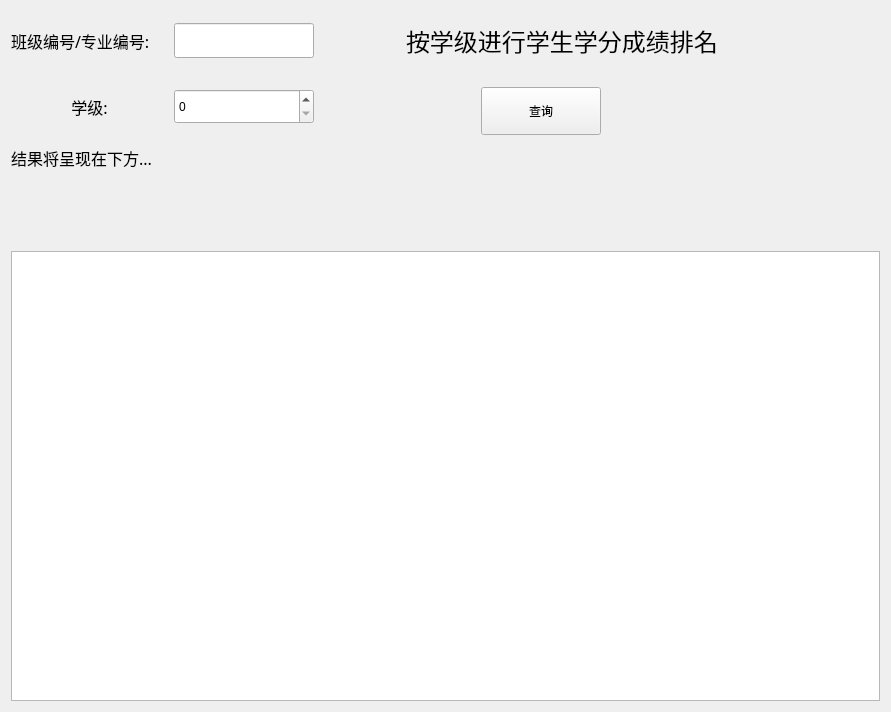
<?xml version="1.0" encoding="UTF-8"?>
<ui version="4.0">
 <class>gradeYear</class>
 <widget class="QWidget" name="gradeYear">
  <property name="geometry">
   <rect>
    <x>0</x>
    <y>0</y>
    <width>891</width>
    <height>667</height>
   </rect>
  </property>
  <property name="windowTitle">
   <string>Form</string>
  </property>
  <layout class="QGridLayout" name="gridLayout">
   <item row="0" column="0">
    <widget class="QLabel" name="Xno_label">
     <property name="minimumSize">
      <size>
       <width>60</width>
       <height>60</height>
      </size>
     </property>
     <property name="maximumSize">
      <size>
       <width>200</width>
       <height>16777215</height>
      </size>
     </property>
     <property name="font">
      <font>
       <family>宋体</family>
       <pointsize>12</pointsize>
      </font>
     </property>
     <property name="text">
      <string>班级编号/专业编号:</string>
     </property>
    </widget>
   </item>
   <item row="0" column="1">
    <widget class="LineEdit" name="Xno_lineEdit">
     <property name="minimumSize">
      <size>
       <width>140</width>
       <height>35</height>
      </size>
     </property>
     <property name="maximumSize">
      <size>
       <width>140</width>
       <height>35</height>
      </size>
     </property>
    </widget>
   </item>
   <item row="0" column="2">
    <widget class="QLabel" name="filled_label_3">
     <property name="minimumSize">
      <size>
       <width>50</width>
       <height>35</height>
      </size>
     </property>
     <property name="maximumSize">
      <size>
       <width>80</width>
       <height>50</height>
      </size>
     </property>
     <property name="font">
      <font>
       <family>宋体</family>
       <pointsize>18</pointsize>
      </font>
     </property>
     <property name="text">
      <string/>
     </property>
    </widget>
   </item>
   <item row="0" column="3">
    <widget class="QLabel" name="hint_label">
     <property name="minimumSize">
      <size>
       <width>290</width>
       <height>30</height>
      </size>
     </property>
     <property name="maximumSize">
      <size>
       <width>450</width>
       <height>35</height>
      </size>
     </property>
     <property name="font">
      <font>
       <family>宋体</family>
       <pointsize>18</pointsize>
      </font>
     </property>
     <property name="text">
      <string>按学级进行学生学分成绩排名</string>
     </property>
    </widget>
   </item>
   <item row="0" column="4">
    <widget class="QLabel" name="filled_label_4">
     <property name="font">
      <font>
       <family>宋体</family>
       <pointsize>18</pointsize>
      </font>
     </property>
     <property name="text">
      <string/>
     </property>
    </widget>
   </item>
   <item row="1" column="0">
    <widget class="QLabel" name="schoolYear_label">
     <property name="maximumSize">
      <size>
       <width>200</width>
       <height>16777215</height>
      </size>
     </property>
     <property name="font">
      <font>
       <family>宋体</family>
       <pointsize>12</pointsize>
      </font>
     </property>
     <property name="text">
      <string>学级:</string>
     </property>
     <property name="alignment">
      <set>Qt::AlignCenter</set>
     </property>
    </widget>
   </item>
   <item row="1" column="1">
    <widget class="SpinBox" name="schoolYear_spinBox">
     <property name="minimumSize">
      <size>
       <width>140</width>
       <height>35</height>
      </size>
     </property>
     <property name="maximumSize">
      <size>
       <width>140</width>
       <height>35</height>
      </size>
     </property>
    </widget>
   </item>
   <item row="1" column="2" colspan="2">
    <layout class="QHBoxLayout" name="button_Hlayout">
     <item>
      <widget class="QLabel" name="filled_label_1">
       <property name="minimumSize">
        <size>
         <width>155</width>
         <height>60</height>
        </size>
       </property>
       <property name="font">
        <font>
         <family>宋体</family>
         <pointsize>18</pointsize>
        </font>
       </property>
       <property name="text">
        <string/>
       </property>
      </widget>
     </item>
     <item>
      <widget class="PrimaryPushButton" name="select_pushButton">
       <property name="minimumSize">
        <size>
         <width>120</width>
         <height>48</height>
        </size>
       </property>
       <property name="maximumSize">
        <size>
         <width>200</width>
         <height>40</height>
        </size>
       </property>
       <property name="mouseTracking">
        <bool>true</bool>
       </property>
       <property name="text">
        <string>查询</string>
       </property>
      </widget>
     </item>
     <item>
      <widget class="QLabel" name="filled_label_2">
       <property name="font">
        <font>
         <family>宋体</family>
         <pointsize>18</pointsize>
        </font>
       </property>
       <property name="text">
        <string/>
       </property>
      </widget>
     </item>
    </layout>
   </item>
   <item row="2" column="0" colspan="5">
    <layout class="QVBoxLayout" name="dataTable_Vlayout">
     <item>
      <widget class="QLabel" name="resultHint_label">
       <property name="minimumSize">
        <size>
         <width>500</width>
         <height>30</height>
        </size>
       </property>
       <property name="maximumSize">
        <size>
         <width>600</width>
         <height>60</height>
        </size>
       </property>
       <property name="font">
        <font>
         <family>宋体</family>
         <pointsize>12</pointsize>
        </font>
       </property>
       <property name="text">
        <string>结果将呈现在下方...</string>
       </property>
      </widget>
     </item>
     <item>
      <widget class="QLabel" name="total_credits_label">
       <property name="minimumSize">
        <size>
         <width>500</width>
         <height>30</height>
        </size>
       </property>
       <property name="maximumSize">
        <size>
         <width>600</width>
         <height>60</height>
        </size>
       </property>
       <property name="font">
        <font>
         <family>宋体</family>
         <pointsize>15</pointsize>
        </font>
       </property>
       <property name="text">
        <string/>
       </property>
       <property name="scaledContents">
        <bool>false</bool>
       </property>
       <property name="alignment">
        <set>Qt::AlignCenter</set>
       </property>
      </widget>
     </item>
     <item>
      <widget class="QLabel" name="avg_grade_label">
       <property name="minimumSize">
        <size>
         <width>500</width>
         <height>30</height>
        </size>
       </property>
       <property name="maximumSize">
        <size>
         <width>600</width>
         <height>60</height>
        </size>
       </property>
       <property name="font">
        <font>
         <family>宋体</family>
         <pointsize>15</pointsize>
         <weight>50</weight>
         <italic>false</italic>
         <bold>false</bold>
        </font>
       </property>
       <property name="styleSheet">
        <string notr="true">font:rgb(255, 0, 0)</string>
       </property>
       <property name="text">
        <string/>
       </property>
       <property name="alignment">
        <set>Qt::AlignCenter</set>
       </property>
      </widget>
     </item>
     <item>
      <widget class="TableWidget" name="data_tableWidget">
       <property name="minimumSize">
        <size>
         <width>500</width>
         <height>450</height>
        </size>
       </property>
       <property name="maximumSize">
        <size>
         <width>6000</width>
         <height>1500</height>
        </size>
       </property>
      </widget>
     </item>
    </layout>
   </item>
  </layout>
 </widget>
 <customwidgets>
  <customwidget>
   <class>PushButton</class>
   <extends>QPushButton</extends>
   <header>qfluentwidgets</header>
  </customwidget>
  <customwidget>
   <class>PrimaryPushButton</class>
   <extends>PushButton</extends>
   <header>qfluentwidgets</header>
  </customwidget>
  <customwidget>
   <class>LineEdit</class>
   <extends>QLineEdit</extends>
   <header>qfluentwidgets</header>
  </customwidget>
  <customwidget>
   <class>SpinBox</class>
   <extends>QSpinBox</extends>
   <header>qfluentwidgets</header>
  </customwidget>
  <customwidget>
   <class>TableWidget</class>
   <extends>QTableWidget</extends>
   <header>qfluentwidgets</header>
  </customwidget>
 </customwidgets>
 <resources/>
 <connections/>
</ui>
